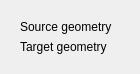
                                 <widget class="QWidget" name="TabLensfunGeometry">
                                  <property name="geometry">
                                   <rect>
                                    <x>0</x>
                                    <y>0</y>
                                    <width>140</width>
                                    <height>74</height>
                                   </rect>
                                  </property>
                                  <attribute name="label">
                                   <string>Geometry Conversion (Lensfun)</string>
                                  </attribute>
                                  <layout class="QVBoxLayout" name="verticalLayout_266">
                                   <item>
                                    <widget class="QWidget" name="widget_14" native="true">
                                     <layout class="QVBoxLayout" name="verticalLayout_257">
                                      <item>
                                       <widget class="QWidget" name="widget_16" native="true">
                                        <layout class="QHBoxLayout" name="horizontalLayout_49">
                                         <property name="leftMargin">
                                          <number>0</number>
                                         </property>
                                         <property name="topMargin">
                                          <number>0</number>
                                         </property>
                                         <property name="rightMargin">
                                          <number>0</number>
                                         </property>
                                         <property name="bottomMargin">
                                          <number>0</number>
                                         </property>
                                         <item>
                                          <widget class="QLabel" name="label_4">
                                           <property name="text">
                                            <string>Source geometry</string>
                                           </property>
                                          </widget>
                                         </item>
                                         <item>
                                          <widget class="QWidget" name="LfunSrcGeoWidget" native="true"/>
                                         </item>
                                         <item>
                                          <spacer name="horizontalSpacer_26">
                                           <property name="orientation">
                                            <enum>Qt::Horizontal</enum>
                                           </property>
                                           <property name="sizeHint" stdset="0">
                                            <size>
                                             <width>609</width>
                                             <height>5</height>
                                            </size>
                                           </property>
                                          </spacer>
                                         </item>
                                        </layout>
                                       </widget>
                                      </item>
                                      <item>
                                       <widget class="QWidget" name="widget_161" native="true">
                                        <layout class="QHBoxLayout" name="horizontalLayout_48">
                                         <property name="leftMargin">
                                          <number>0</number>
                                         </property>
                                         <property name="topMargin">
                                          <number>0</number>
                                         </property>
                                         <property name="rightMargin">
                                          <number>0</number>
                                         </property>
                                         <property name="bottomMargin">
                                          <number>0</number>
                                         </property>
                                         <item>
                                          <widget class="QLabel" name="label_5">
                                           <property name="text">
                                            <string>Target geometry</string>
                                           </property>
                                          </widget>
                                         </item>
                                         <item>
                                          <widget class="QWidget" name="LfunTargetGeoWidget" native="true"/>
                                         </item>
                                         <item>
                                          <spacer name="horizontalSpacer_28">
                                           <property name="orientation">
                                            <enum>Qt::Horizontal</enum>
                                           </property>
                                           <property name="sizeHint" stdset="0">
                                            <size>
                                             <width>611</width>
                                             <height>5</height>
                                            </size>
                                           </property>
                                          </spacer>
                                         </item>
                                        </layout>
                                       </widget>
                                      </item>
                                     </layout>
                                    </widget>
                                   </item>
                                   <item>
                                    <spacer name="verticalSpacer_88">
                                     <property name="orientation">
                                      <enum>Qt::Vertical</enum>
                                     </property>
                                     <property name="sizeHint" stdset="0">
                                      <size>
                                       <width>20</width>
                                       <height>209</height>
                                      </size>
                                     </property>
                                    </spacer>
                                   </item>
                                  </layout>
                                 </widget>
